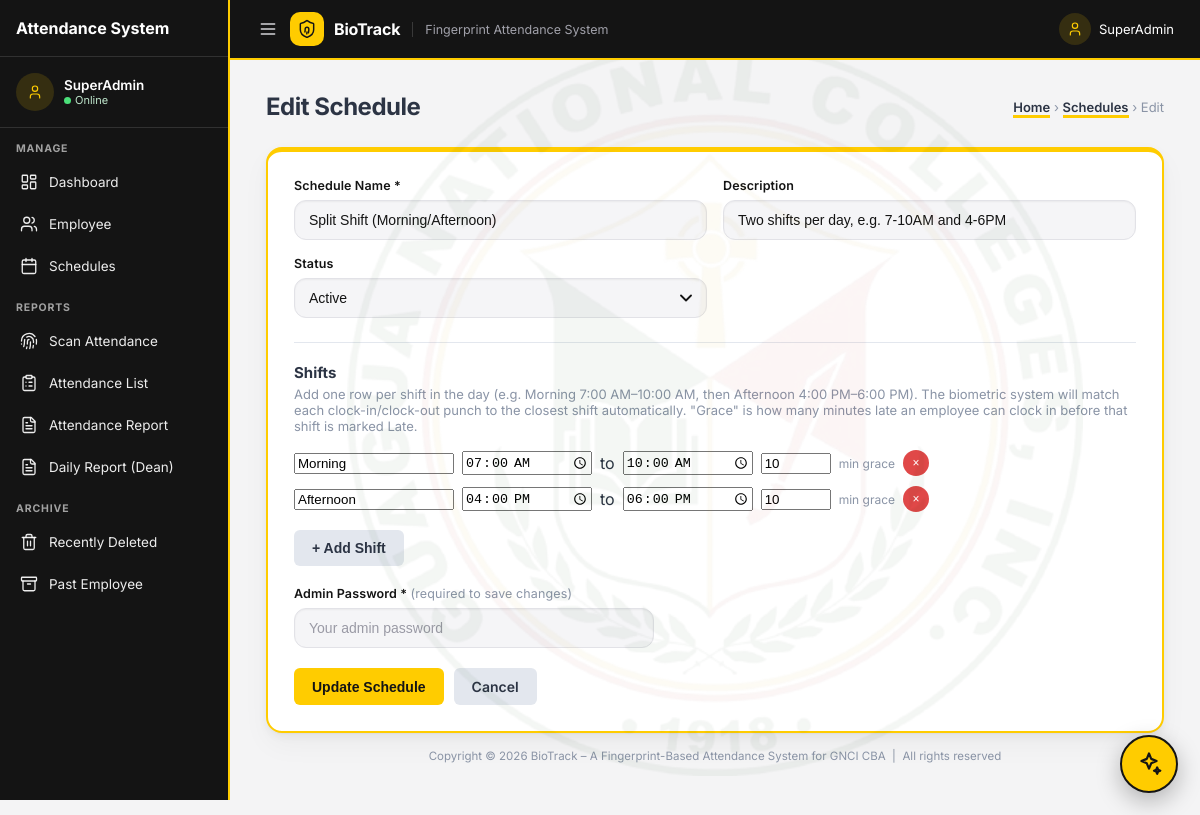
Page /schedule_edit.php?id=2 (signed in) on the committed database.
### tables this page shows
CREATE TABLE IF NOT EXISTS schedules (
    id INT AUTO_INCREMENT PRIMARY KEY,
    name VARCHAR(100) NOT NULL UNIQUE,
    description VARCHAR(255) DEFAULT NULL,
    status TINYINT(1) NOT NULL DEFAULT 1,    
    created_at TIMESTAMP DEFAULT CURRENT_TIMESTAMP
);

CREATE TABLE IF NOT EXISTS schedule_shifts (
    id INT AUTO_INCREMENT PRIMARY KEY,
    schedule_id INT NOT NULL,
    shift_order TINYINT UNSIGNED NOT NULL,         
    label VARCHAR(30) NOT NULL DEFAULT 'Shift',    
    time_start TIME NOT NULL,
    time_end TIME NOT NULL,
    grace_minutes SMALLINT UNSIGNED NOT NULL DEFAULT 0,  
    FOREIGN KEY (schedule_id) REFERENCES schedules(id) ON DELETE CASCADE,
    UNIQUE KEY uniq_schedule_shift_order (schedule_id, shift_order)
);

### includes/schedule_functions.php (called while the page is built, shortened)
<?php
require_once __DIR__ . '/../config/db.php';
function get_schedule(int $scheduleId): ?array {
    global $pdo;
    $stmt = $pdo->prepare("SELECT * FROM schedules WHERE id = ?");
    $stmt->execute([$scheduleId]);
    return $stmt->fetch() ?: null;
}
function get_schedule_shifts(int $scheduleId): array {
    global $pdo;
    $stmt = $pdo->prepare("SELECT * FROM schedule_shifts WHERE schedule_id = ? ORDER BY shift_order ASC");
    $stmt->execute([$scheduleId]);
    return $stmt->fetchAll();
}

### schedule_edit.php (the view, shortened to what this page needs)
<?php
require_once 'config/db.php';
require_once 'includes/schedule_functions.php';
$id = (int)($_GET['id'] ?? 0);
$schedule = get_schedule($id);
$description = $schedule['description'] ?? '';
$status = (int)$schedule['status'];
$existingShifts = get_schedule_shifts($id);
$shifts = $existingShifts ?: [['label' => 'Morning', 'time_start' => '', 'time_end' => '', 'grace_minutes' => 10]];
?>
<!DOCTYPE html>
<html lang="en">
<head>
<link rel="stylesheet" href="assets/css/base.css?v=<?= @filemtime(__DIR__ . '/assets/css/base.css') ?>">
<link rel="stylesheet" href="assets/css/style.css?v=<?= @filemtime(__DIR__ . '/assets/css/style.css') ?>">
</head>
<body>
<div class="app">
    <?php include 'includes/sidebar.php'; ?>
    <div class="main">
        <?php include 'includes/topbar.php'; ?>
        <div class="content">
            <div class="page-head">
                <h1>Edit Schedule</h1>
                <div class="breadcrumb"><a href="dashboard.php">Home</a> &rsaquo; <a href="schedules.php">Schedules</a> &rsaquo; Edit</div>
            </div>
            <div class="panel">
                <form method="post" novalidate>
                    <div class="form-grid">
                        <div class="field">
                            <label>Schedule Name *</label>
                            <input type="text" name="name" value="<?= htmlspecialchars($name) ?>" required>
                        </div>
                        <div class="field">
                            <label>Description</label>
                            <input type="text" name="description" value="<?= htmlspecialchars($description) ?>" placeholder="Optional notes">
                        </div>
                        <div class="field">
                            <label>Status</label>
                            <select name="status_select" onchange="document.getElementById('status_input').value=this.value;">
                                <option value="1" <?= $status ? 'selected' : '' ?>>Active</option>
                            </select>
                        </div>
                        <div class="full">
                            <hr style="border:none;border-top:1px solid #e3e7ee;margin:8px 0 20px;">
                            <h3 style="margin:0 0 4px;font-size:15px;color:#2c3444;">Shifts</h3>
                            <p style="color:#8a94a6;font-size:13px;margin-top:0;margin-bottom:16px;">
                                Add one row per shift in the day (e.g. Morning 7:00 AM&ndash;10:00 AM, then Afternoon 4:00 PM&ndash;6:00 PM).
                                The biometric system will match each clock-in/clock-out punch to the closest shift automatically.
                                "Grace" is how many minutes late an employee can clock in before that shift is marked Late.
                            </p>
                            <div id="shift-rows">
                                <?php foreach ($shifts as $s): ?>
                                <div class="shift-row">
                                    <input type="text" name="shift_label[]" placeholder="Label (e.g. Morning)" value="<?= htmlspecialchars($s['label']) ?>">
                                    <input type="time" name="shift_start[]" value="<?= htmlspecialchars($s['time_start']) ?>" required>
                                    <span>to</span>
                                    <input type="time" name="shift_end[]" value="<?= htmlspecialchars($s['time_end']) ?>" required>
                                    <input type="number" name="shift_grace[]" min="0" max="180" value="<?= (int)$s['grace_minutes'] ?>" title="Grace period (minutes)">
                                    <span style="color:#8a94a6;font-size:12px;">min grace</span>
                                    <button type="button" class="tool-btn tool-delete remove-shift" title="Remove shift">&times;</button>
                                </div>
                                <?php endforeach; ?>
                            </div>
                            <button type="button" id="add-shift" class="btn" style="background:#e3e7ee;color:#2c3444;margin-top:8px;">+ Add Shift</button>
                        </div>
                    </div>
                    <div class="field" style="max-width:360px;margin-top:20px;">
                        <label>Admin Password * <span style="color:#8a94a6;font-weight:400;">(required to save changes)</span></label>
                        <input type="password" name="admin_password" placeholder="Your admin password" autocomplete="current-password" required>
                    </div>
                    <div style="margin-top:20px;display:flex;gap:10px;">
                        <button type="submit" class="btn btn-primary">Update Schedule</button>
                        <a href="schedules.php" class="btn" style="background:#e3e7ee;color:#2c3444;">Cancel</a>
                    </div>
                </form>
            </div>
<?php include 'includes/footer.php'; ?>

### assets/css/base.css (style rules this page uses)
:root { --blue-header: #141414; --blue-header-dark: #000000; --blue-sidebar: #141414; --blue-sidebar-active: #ffcc00; --blue-accent: #141414; --card-blue: #1c1c1c; --card-blue-dark: #000000; --card-green: #ffcc00; --card-green-dark: #d9a600; --card-orange: #d9a600; --card-orange-dark: #b8860b; --yellow-accent: #ffcc00; --yellow-accent-dark: #d9a600; --text-dark: #2c3444; --text-muted: #8a94a6; --border-light: #e3e7ee; --bg-light: #f4f4f5; --white: #ffffff; --danger: #e04848; --success: #3fa860; --radius: 6px; --radius-lg: 10px; --shadow: 0 1px 2px rgba(10,10,10,.04), 0 4px 12px rgba(10,10,10,.05), 0 12px 28px rgba(10,10,10,.04); --shadow-hover: 0 2px 4px rgba(10,10,10,.05), 0 8px 20px rgba(10,10,10,.08), 0 20px 40px rgba(10,10,10,.06); }
* { box-sizing: border-box; }
html { background: var(--bg-light); min-height: 100%; }
body { margin: 0; font-family: 'Inter', 'Segoe UI', Roboto, Helvetica, Arial, sans-serif; -webkit-font-smoothing: antialiased; background: var(--bg-light); color: var(--text-dark); min-height: 100vh; min-height: 100dvh; }
body .app { min-height: 100vh; min-height: 100dvh; }
a { text-decoration: none; color: inherit; }
.btn { display: inline-block; border: none; border-radius: var(--radius); padding: 10px 18px; font-size: 14px; font-weight: 600; cursor: pointer; transition: background .15s ease; }
.btn-primary { background: var(--yellow-accent); color: #141414; }
.content { animation: btxRise .45s cubic-bezier(.2,.8,.2,1) both; }

### schedule_edit.php (style rules this page uses)
.shift-row { display:flex; align-items:center; gap:8px; margin-bottom:10px; flex-wrap:wrap; }
.shift-row input[type=text] { width:160px; }
.shift-row input[type=time] { width:130px; }
.shift-row input[type=number] { width:70px; }

### rows in the picture
schedules: description "Two shifts per day, e.g. 7-10AM and 4-6PM", status_select "Active"
schedule_shifts: label "Morning", grace_minutes "10"
schedule_shifts: label "Afternoon", grace_minutes "10"
